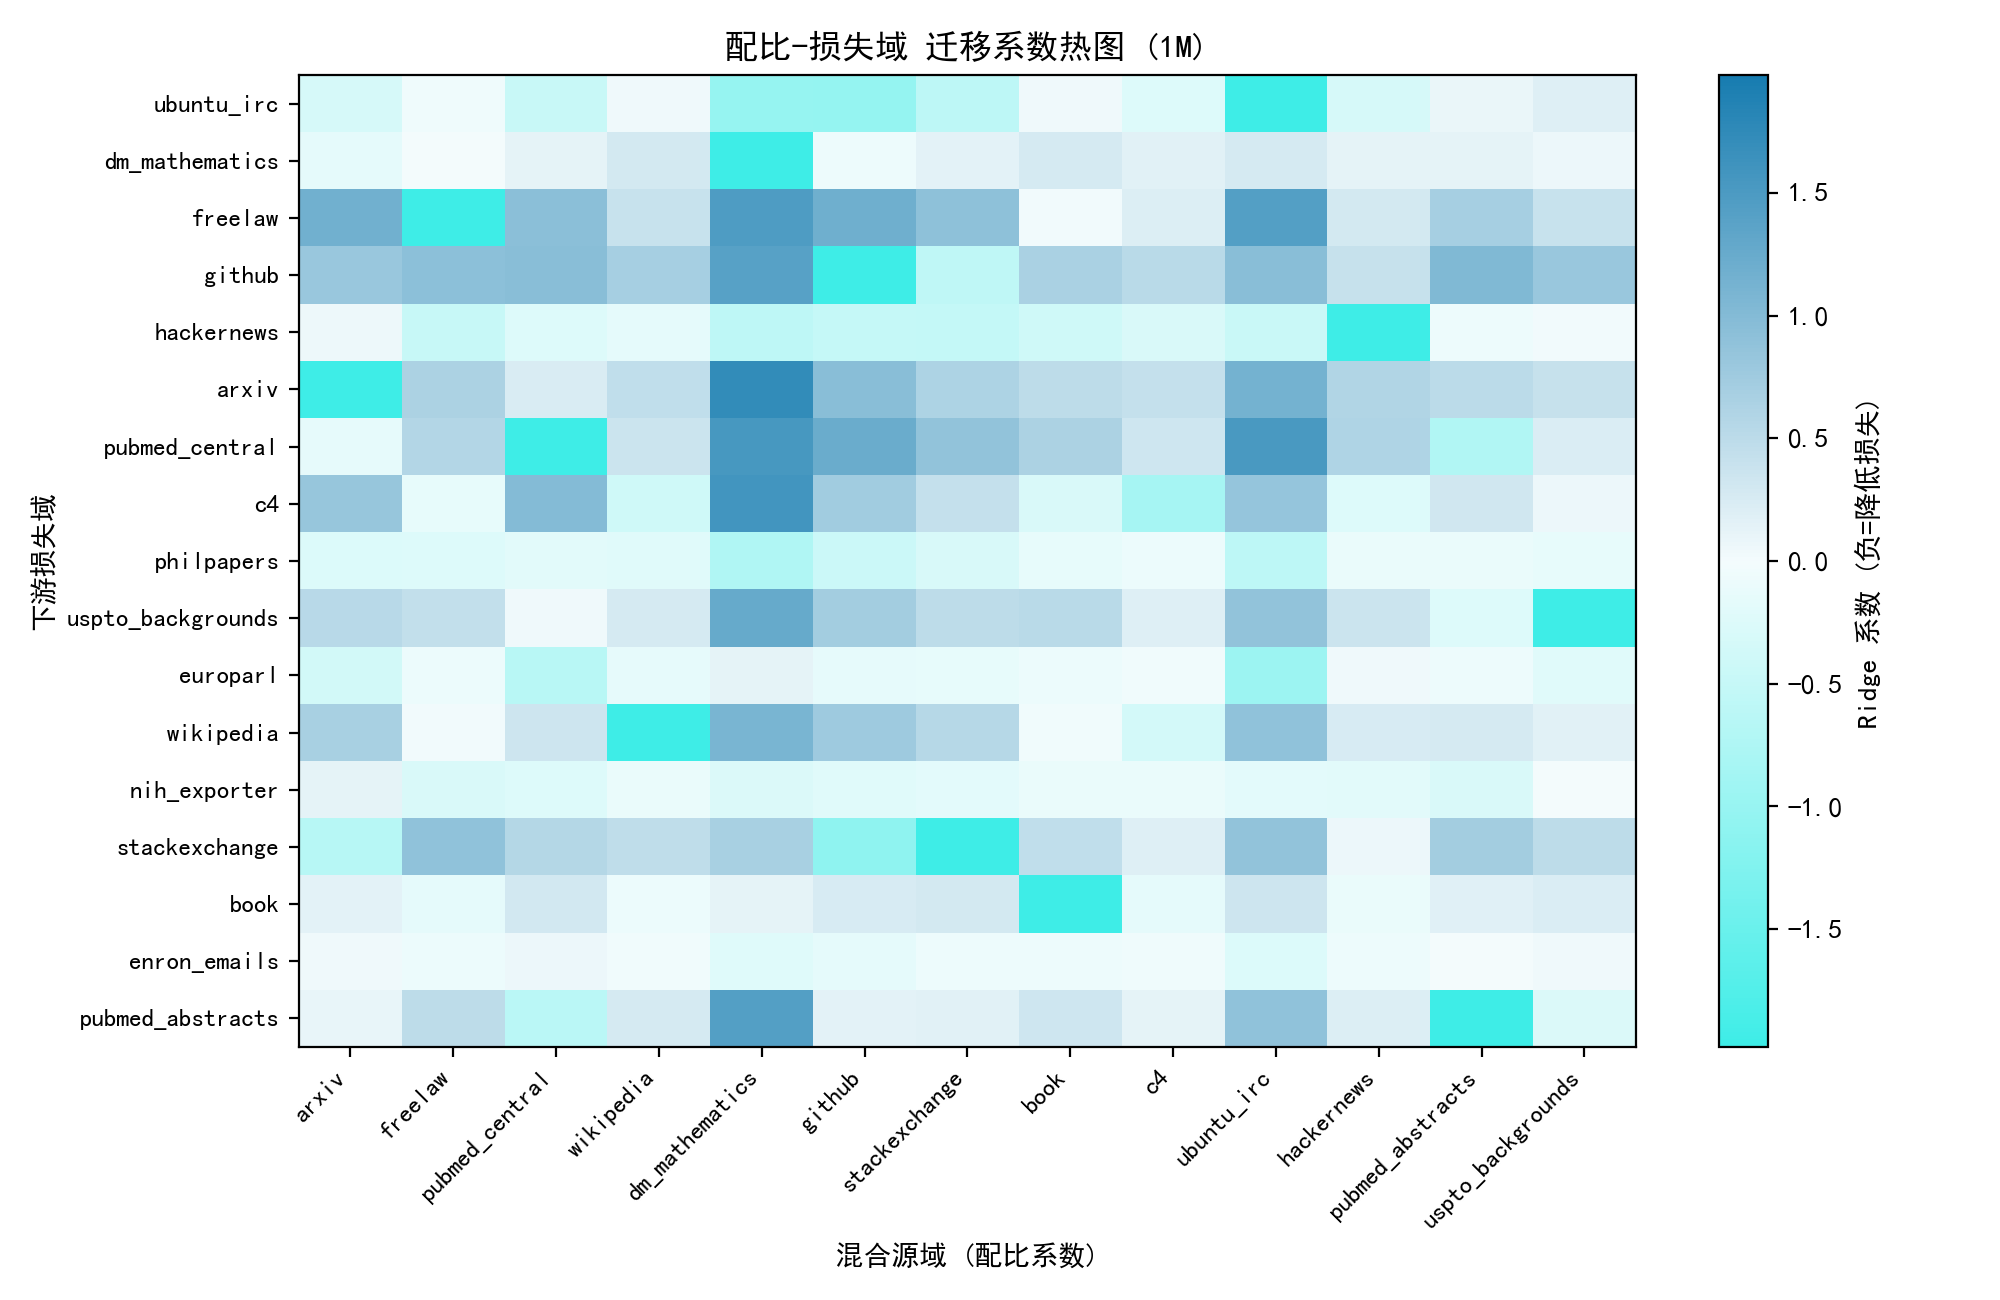

Generate this figure with Python:
# -*- coding: utf-8 -*-
"""
v19 实验: 配比 -> 损失域 迁移结构热图 (1M 尺度 Ridge 系数解读)
对 p1_mixture 的 13 源域 x 17 损失域系数矩阵做解释性分析:
1) 自域对齐: 源域 i 对损失域 i 的系数是否显著为负 (更多自己 -> 该域损失更低)?
2) 跨域迁移: 最强负迁移对 (哪一源域份额最能压低哪一损失域).
3) 小说域(book) 的跨域价值: gutenberg 系数分布.
4) 域聚合后的热图 + 每损失域的平均效果.
输出: experiments/v19_p1_transfer.png/.csv/.json
"""
import os, sys, json
import numpy as np
import pandas as pd
sys.path.insert(0, os.path.join(os.path.dirname(__file__), "..", "code"))
from common import RES, BASE

EX = os.path.join(os.path.dirname(__file__))
os.makedirs(EX, exist_ok=True)

import matplotlib
matplotlib.use("Agg")
import matplotlib.pyplot as plt
import matplotlib.font_manager as fm
for _f in ("SimHei.ttf", "simsun.ttf"):
    _p = os.path.join(BASE, _f)
    if os.path.exists(_p):
        fm.fontManager.addfont(_p)
plt.rcParams["font.sans-serif"] = ["SimHei"]
plt.rcParams["axes.unicode_minus"] = False
plt.rcParams["axes.prop_cycle"] = "cycler(color=['#177cb0', '#1685a9', '#3eede7', '#70f3ff', '#44cef6', '#88ada6'])"
import plotstyle

ALIAS = {"wikipedia_en": "wikipedia", "gutenberg_pg_19": "book",
         "pile_cc": "c4"}


def clean(s):
    s = s.replace("the_pile_", "").replace("_val_loss", "")
    return ALIAS.get(s, s)


def main():
    c = pd.read_csv(os.path.join(RES, "p1_mixture_coefs.csv"))
    raw_src = [x for x in c.columns[1:-2]]
    src_doms = [clean(x) for x in raw_src]
    loss_doms = [clean(x) for x in c["Unnamed: 0"].tolist()]
    M = c[raw_src].to_numpy(dtype=float)
    print("矩阵:", M.shape, "源域:", src_doms, "损失域:", loss_doms)

    # 自域对齐需用 raw 名匹配 (loss 行 raw 名)
    raw_loss = c["Unnamed: 0"].tolist()
    diag = []
    for i, ld_raw in enumerate(raw_loss):
        lc = clean(ld_raw)
        for j, sr in enumerate(raw_src):
            if lc == clean(sr):
                diag.append((lc, M[i, j]))
                break
    ddf = pd.DataFrame(diag, columns=["domain", "self_coef"])
    neg_frac = (ddf["self_coef"] < 0).mean()
    print("\n自域对齐系数 (负=自域越多该域损失越低):")
    print(ddf.round(3).to_string(index=False))
    print(f"自域系数为负的比例: {neg_frac*100:.0f}%")

    # 2) 最强负迁移对
    pairs = []
    for i, ld in enumerate(loss_doms):
        for j, sd in enumerate(src_doms):
            pairs.append((sd, ld, M[i, j]))
    pf = pd.DataFrame(pairs, columns=["source", "loss_domain", "coef"])
    top_neg = pf.nsmallest(8, "coef")
    print("\n最强负迁移对 (源域份额↑ -> 损失↓):")
    print(top_neg.round(3).to_string(index=False))

    # 3) book 域跨域价值
    book_col = src_doms.index("book") if "book" in src_doms else None
    if book_col is not None:
        bc = M[:, book_col]
        print("\nbook 域系数: mean=%.3f min=%.3f max=%.3f, 负(帮助)域数=%d/%d"
              % (bc.mean(), bc.min(), bc.max(), (bc < 0).sum(), len(bc)))

    # 4) 每损失域平均效果 (mean_effect 列)
    me = c["mean_effect"].to_numpy()
    print("\n每损失域 mean_effect 前3 (绝对值最大):")
    for i in np.argsort(-np.abs(me))[:3]:
        print(f"  {loss_doms[i]}: {me[i]:.3f}")

    # 热图
    fig, ax = plt.subplots(figsize=(10, 6.5))
    im = ax.imshow(M, cmap="cyan_div", vmin=-np.percentile(np.abs(M), 95), vmax=np.percentile(np.abs(M), 95), aspect="auto")
    ax.set_xticks(np.arange(len(src_doms))); ax.set_xticklabels(src_doms, rotation=45, ha="right", fontsize=9)
    ax.set_yticks(np.arange(len(loss_doms))); ax.set_yticklabels(loss_doms, fontsize=9)
    ax.set_xlabel("混合源域 (配比系数)"); ax.set_ylabel("下游损失域")
    ax.set_title("配比-损失域 迁移系数热图 (1M)")
    fig.colorbar(im, ax=ax, label="Ridge 系数 (负=降低损失)")
    fig.tight_layout(); fig.savefig(os.path.join(EX, "v19_p1_transfer.png"), dpi=200); plt.close(fig)

    out = {"self_alignment": ddf.to_dict("records"), "self_neg_frac": float(neg_frac),
           "top_neg_pairs": top_neg.to_dict("records"),
           "book_col_stats": None if book_col is None else
           {"mean": float(bc.mean()), "min": float(bc.min()), "max": float(bc.max()),
            "n_help": int((bc < 0).sum())}}
    with open(os.path.join(EX, "v19_p1_transfer.json"), "w", encoding="utf-8") as f:
        json.dump(out, f, ensure_ascii=False, indent=2)
    print("\ndone v19")


if __name__ == "__main__":
    main()
